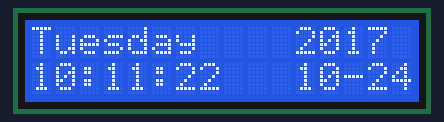
A sketch run on a simulated Arduino Uno, built with avr-gcc and run on an emulated ATmega328P. Parts: 16×2 character LCD. Wiring (inferred from the names in the program): DS1302 clock: CE pin 10; IO pin 9; clock pin 8. The local clock reads 2024-03-15 10:24:30 at power-on unless the sketch sets it; what the sketch prints to the serial monitor is not drawn.

Above: at 0.2 s.
At 4.3 s:
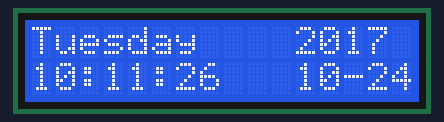
At 9.5 s:
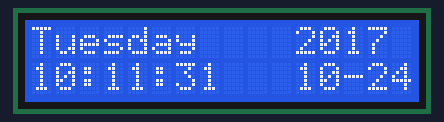
At 18.8 s:
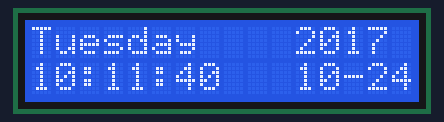
At 28.0 s:
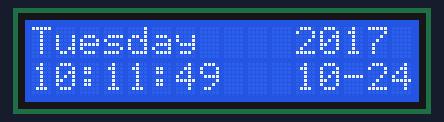
At 38.4 s:
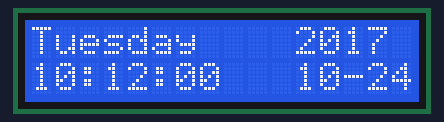

Measured:
- what the display in image 1 shows lasts 1.0 s, from 4.3 s to 5.3 s

The sketch:

lesson_20.ino
```cpp
#include <stdio.h>
#include <string.h>
#include <DS1302.h>
#include <Wire.h>
#include <LiquidCrystal_I2C.h>
LiquidCrystal_I2C lcd(0x27,16,2);
/* Set the appropriate digital I/O pin connections */
uint8_t CE_PIN   = 10;    // RST
uint8_t IO_PIN   = 9;   // DAT
uint8_t SCLK_PIN = 8;  // CLK
/* Create buffers */
char buf[50];
char bf[50];
char bu[50];
char uf[50];
char day[10];
/* Create a DS1302 object */
DS1302 rtc(CE_PIN, IO_PIN, SCLK_PIN);
void print_time()
{
  /* Get the current time and date from the chip */
  Time t = rtc.time();

  /* Name the day of the week */
  memset(day, 0, sizeof(day));  /* clear day buffer */
  switch (t.day) {
    case 1:
      strcpy(day, "Sunday   ");
      break;
    case 2:
      strcpy(day, "Monday   ");
      break;
    case 3:
      strcpy(day, "Tuesday  ");
      break;
    case 4:
      strcpy(day, "Wednesday");
      break;
    case 5:
      strcpy(day, "Thursday ");
      break;
    case 6:
      strcpy(day, "Friday   ");
      break;
    case 7:
      strcpy(day, "Saturday ");
      break;
  }

  /* Format the time and date and insert into the temporary buffer */
  snprintf(buf, sizeof(buf), "%s %04d-%02d-%02d %02d:%02d:%02d",
           day,
           t.yr, t.mon, t.date,
           t.hr, t.min, t.sec);
           Serial.println(buf);
  snprintf(bf, sizeof(bf), "%s  %04d",
          day, t.yr);
  lcd.setCursor(0,0);
  lcd.print(bf);
  snprintf(bu, sizeof(bu),"%02d:%02d:%02d",
           t.hr, t.min, t.sec);
  /* Print the formatted string to serial so we can see the time */
  lcd.setCursor(0,1);
  lcd.print(bu);
  snprintf(uf, sizeof(uf), "%02d-%02d",
         t.mon, t.date);
  lcd.setCursor(11,1);
  lcd.print(uf);
}
void setup()
{
  lcd.init();                      // initialize the lcd
  // Print a message to the LCD.
  lcd.init();
  lcd.backlight();
  Serial.begin(9600);

  /* Initialize a new chip by turning off write protection and clearing the
     clock halt flag. These methods needn't always be called. See the DS1302
     datasheet for details. */
  rtc.write_protect(false);
  rtc.halt(false);

  /* Make a new time object to set the date and time */
  /*   Tuesday, May 19, 2009 at 21:16:37.            */
  Time t(2017,10,24,10,11,22,3);

  /* Set the time and date on the chip */
  rtc.time(t);
}


/* Loop and print the time every second */
void loop()
{
  print_time();
  delay(1000);
}
```
